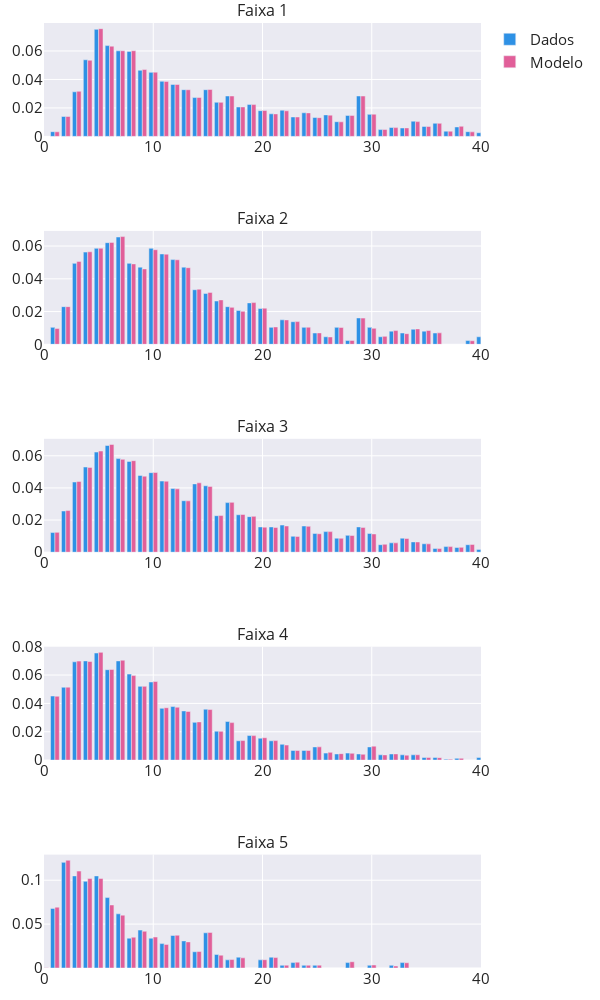

Notebook source saved alongside this figure:
### Code cell
compara(c,contatos,faixas)
